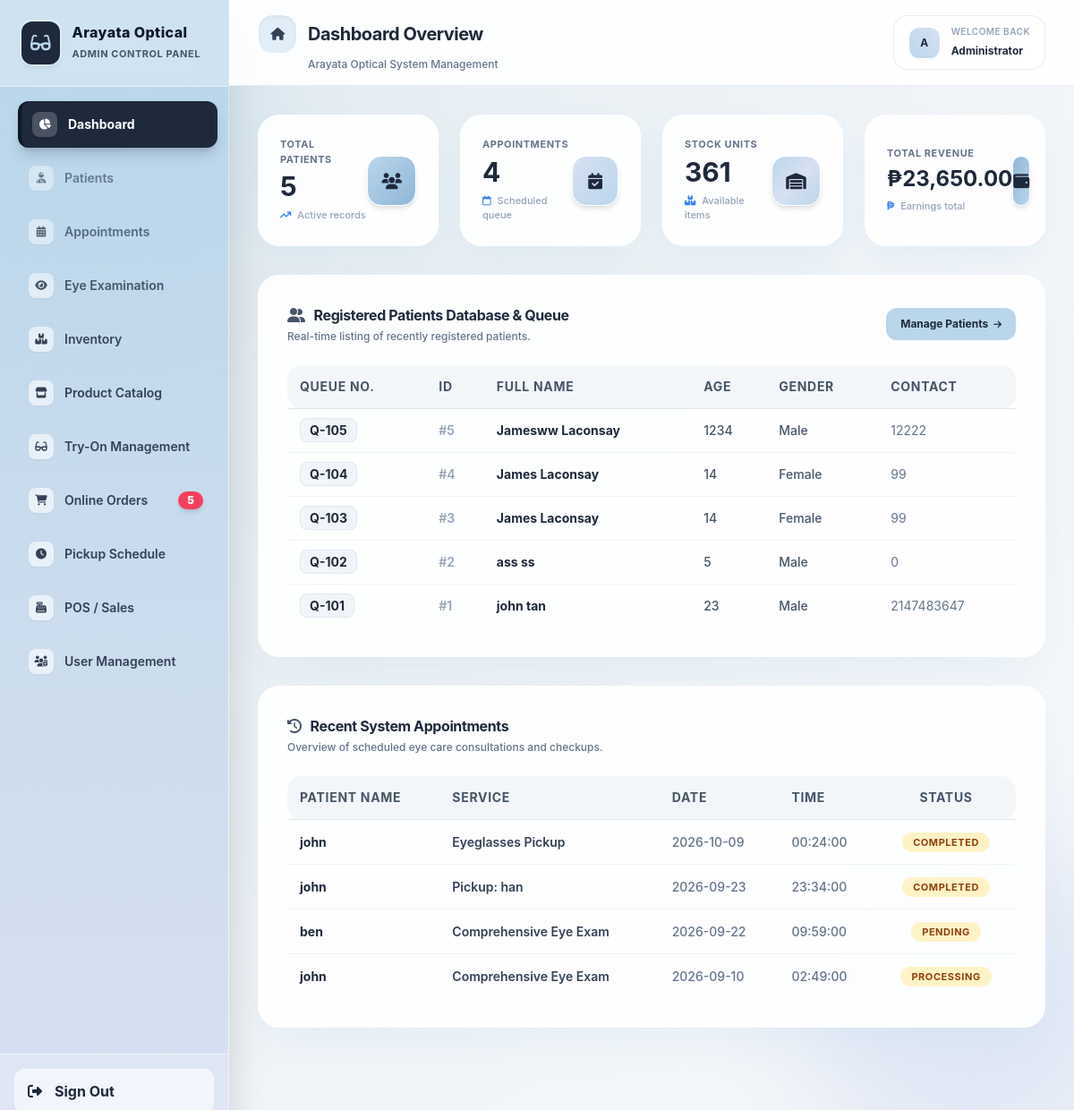
Screenshot of /arayata-system/index.php with the database file from the repository.
### tables this page shows
CREATE TABLE `patients` (
  `id` int(11) NOT NULL,
  `first_name` varchar(50) NOT NULL,
  `last_name` varchar(50) NOT NULL,
  `age` int(11) DEFAULT NULL,
  `gender` varchar(10) DEFAULT NULL,
  `contact_number` int(20) DEFAULT NULL,
  `email` varchar(100) DEFAULT NULL,
  `created_at` timestamp NOT NULL DEFAULT current_timestamp(),
  `queue_no` varchar(50) NOT NULL,
  `status` varchar(50) DEFAULT 'Processing'
);

CREATE TABLE `appointments` (
  `id` int(11) NOT NULL,
  `patient_name` varchar(100) DEFAULT NULL,
  `service_type` varchar(100) DEFAULT NULL,
  `appointment_date` date DEFAULT NULL,
  `appointment_time` time DEFAULT NULL,
  `status` enum('Pending','Completed','Processing') DEFAULT 'Pending'
);

### arayata-system/index.php (the view, shortened to what this page needs)
<?php
$admin_name = isset($_SESSION['name']) ? $_SESSION['name'] : 'Administrator';
function getCount($conn, $table) {
    $res = $conn->query("SHOW TABLES LIKE '$table'");
    if ($res && $res->num_rows > 0) {
        $q = $conn->query("SELECT COUNT(*) as count FROM $table");
        if ($q) {
            $row = $q->fetch_assoc();
            return $row['count'] ?? 0;
        }
    }
    return 0;
}
function getSum($conn, $table, $column) {
    $res = $conn->query("SHOW TABLES LIKE '$table'");
    if ($res && $res->num_rows > 0) {
        $q = $conn->query("SELECT SUM($column) as total FROM $table");
        if ($q) {
            $row = $q->fetch_assoc();
            return $row['total'] ?? 0;
        }
    }
    return 0;
}
$patient_count = getCount($conn, 'patients');
$appointment_count = getCount($conn, 'appointments');
$inventory_count = getSum($conn, 'inventory', 'stock');
$sales_revenue = getSum($conn, 'sales', 'total_amount');
?>
<!DOCTYPE html>
<html lang="en" class="h-full">
<head>
<script src="https://cdn.tailwindcss.com"></script>
<link rel="stylesheet" href="https://cdnjs.cloudflare.com/ajax/libs/font-awesome/6.4.0/css/all.min.css">
</head>
<body class="min-h-screen text-slate-700 antialiased flex overflow-hidden relative">
<?php
if (file_exists('sidebar.php')) {
    include 'sidebar.php';
}
?>
<div class="flex-1 flex flex-col overflow-hidden z-10">
    <header class="bg-white/90 backdrop-blur-xl border-b border-slate-200/80 h-24 flex items-center justify-between px-8 shadow-xs sticky top-0 z-30">
        <div>
            <h2 class="text-xl font-bold text-slate-800 flex items-center tracking-tight">
                <span class="w-11 h-11 rounded-2xl bg-[#BAD6EB]/40 text-slate-700 flex items-center justify-center mr-3 shadow-inner border border-white">
                    <i class="fa-solid fa-house text-sm"></i>
                </span>
                Dashboard Overview
            </h2>
            <p class="text-xs text-slate-500 font-medium ml-14 mt-1">Arayata Optical System Management</p>
        </div>
        <div class="flex items-center space-x-3 bg-white backdrop-blur-md px-4 py-2.5 rounded-2xl border border-slate-200/80 shadow-2xs">
            <div class="w-9 h-9 rounded-xl bg-gradient-to-tr from-[#BAD6EB] to-[#D8E0F2] text-slate-800 flex items-center justify-center font-bold text-xs shadow-sm border border-white">
                <?php echo strtoupper(substr($admin_name, 0, 1)); ?>
            </div>
            <div class="text-left">
                <span class="block text-[10px] text-slate-400 font-semibold uppercase tracking-wider">Welcome Back</span>
                <span class="text-xs font-bold text-slate-800"><?php echo htmlspecialchars($admin_name); ?></span>
            </div>
        </div>
    </header>
    <main class="flex-1 overflow-y-auto p-6 md:p-8 space-y-8 bg-transparent">
        <div class="grid grid-cols-1 sm:grid-cols-2 md:grid-cols-4 gap-6">
            <div class="bg-white/90 backdrop-blur-xl p-6 rounded-3xl shadow-[0_15px_35px_-10px_rgba(186,214,235,0.3)] border border-white flex items-center justify-between transition hover:-translate-y-1 duration-200">
                <div>
                    <p class="text-[11px] text-slate-500 font-bold uppercase tracking-wider">Total Patients</p>
                    <h3 class="text-3xl font-bold text-slate-800 mt-1"><?php echo $patient_count; ?></h3>
                    <span class="text-[11px] text-slate-400 font-medium mt-1.5 inline-block"><i class="fa-solid fa-arrow-trend-up text-blue-500 mr-1"></i> Active records</span>
                </div>
                <div class="w-14 h-14 bg-gradient-to-br from-[#BAD6EB] to-[#90b6d7] text-slate-800 rounded-2xl flex items-center justify-center shadow-md text-lg font-bold border border-white">
                    <i class="fa-solid fa-users"></i>
                </div>
            </div>
            <div class="bg-white/90 backdrop-blur-xl p-6 rounded-3xl shadow-[0_15px_35px_-10px_rgba(186,214,235,0.3)] border border-white flex items-center justify-between transition hover:-translate-y-1 duration-200">
                <div>
                    <p class="text-[11px] text-slate-500 font-bold uppercase tracking-wider">Appointments</p>
                    <h3 class="text-3xl font-bold text-slate-800 mt-1"><?php echo $appointment_count; ?></h3>
                    <span class="text-[11px] text-slate-400 font-medium mt-1.5 inline-block"><i class="fa-regular fa-calendar text-blue-500 mr-1"></i> Scheduled queue</span>
                </div>
                <div class="w-14 h-14 bg-gradient-to-br from-[#D8E0F2] to-[#BAD6EB] text-slate-800 rounded-2xl flex items-center justify-center shadow-md text-lg font-bold border border-white">
                    <i class="fa-solid fa-calendar-check"></i>
                </div>
            </div>
            <div class="bg-white/90 backdrop-blur-xl p-6 rounded-3xl shadow-[0_15px_35px_-10px_rgba(186,214,235,0.3)] border border-white flex items-center justify-between transition hover:-translate-y-1 duration-200">
                <div>
                    <p class="text-[11px] text-slate-500 font-bold uppercase tracking-wider">Stock Units</p>
                    <h3 class="text-3xl font-bold text-slate-800 mt-1"><?php echo $inventory_count; ?></h3>
                    <span class="text-[11px] text-slate-400 font-medium mt-1.5 inline-block"><i class="fa-solid fa-boxes-stacked text-blue-500 mr-1"></i> Available items</span>
                </div>
                <div class="w-14 h-14 bg-gradient-to-br from-[#BAD6EB] via-[#D8E0F2] to-[#BAD6EB] text-slate-800 rounded-2xl flex items-center justify-center shadow-md text-lg font-bold border border-white">
                    <i class="fa-solid fa-warehouse"></i>
                </div>
            </div>
            <div class="bg-white/90 backdrop-blur-xl p-6 rounded-3xl shadow-[0_15px_35px_-10px_rgba(186,214,235,0.3)] border border-white flex items-center justify-between transition hover:-translate-y-1 duration-200">
                <div>
                    <p class="text-[11px] text-slate-500 font-bold uppercase tracking-wider">Total Revenue</p>
                    <h3 class="text-2xl font-bold text-slate-800 mt-1">₱<?php echo number_format($sales_revenue, 2); ?></h3>
                    <span class="text-[11px] text-slate-400 font-medium mt-1.5 inline-block"><i class="fa-solid fa-peso-sign text-blue-500 mr-1"></i> Earnings total</span>
                </div>
                <div class="w-14 h-14 bg-gradient-to-br from-[#90b6d7] to-[#BAD6EB] text-slate-800 rounded-2xl flex items-center justify-center shadow-md text-lg font-bold border border-white">
                    <i class="fa-solid fa-wallet"></i>
                </div>
            </div>
        </div>
        <div class="bg-white/90 backdrop-blur-xl rounded-3xl shadow-[0_20px_50px_-15px_rgba(186,214,235,0.3)] border border-white p-6 md:p-8">
            <div class="flex justify-between items-center mb-6">
                <div>
                    <h3 class="font-bold text-slate-800 text-base flex items-center tracking-tight">
                        <i class="fa-solid fa-user-group text-slate-600 mr-2.5"></i> Registered Patients Database & Queue
                    </h3>
                    <p class="text-xs text-slate-500 mt-1 font-medium">Real-time listing of recently registered patients.</p>
                </div>
                <a href="patients.php" class="text-xs bg-[#BAD6EB] hover:bg-[#a3c7e3] active:bg-[#8ebbdc] text-slate-800 px-4 py-2.5 rounded-xl font-bold transition shadow-2xs flex items-center cursor-pointer">
                    <span>Manage Patients</span> <i class="fa-solid fa-arrow-right ml-1.5 text-[10px]"></i>
                </a>
            </div>
            <div class="overflow-x-auto">
                <table class="w-full text-left border-collapse text-xs md:text-sm">
                    <thead>
                        <tr class="bg-slate-100/80 text-slate-600 uppercase tracking-wider font-bold border-b border-slate-200">
                            <th class="p-3.5 rounded-l-2xl">Queue No.</th>
                            <th class="p-3.5">ID</th>
                            <th class="p-3.5">Full Name</th>
                            <th class="p-3.5">Age</th>
                            <th class="p-3.5">Gender</th>
                            <th class="p-3.5 rounded-r-2xl">Contact</th>
                        </tr>
                    </thead>
                    <tbody class="divide-y divide-slate-100 text-slate-700 font-medium">
                    <?php
                    $res = $conn->query("SHOW TABLES LIKE 'patients'");
                    if ($res && $res->num_rows > 0) {
                        $pat_res = $conn->query("SELECT * FROM patients ORDER BY id DESC LIMIT 10");
                        if ($pat_res && $pat_res->num_rows > 0) {
                            while ($row = $pat_res->fetch_assoc()) {
                                $q_badge = !empty($row['queue_no']) ? $row['queue_no'] : "Q-". (100 + $row['id']);
                                echo "<tr class='hover:bg-slate-50/80 transition'>
                                <td class='p-3.5 font-bold text-slate-800'><span class='bg-slate-100 px-2.5 py-1 rounded-lg border border-slate-200 shadow-2xs'> $q_badge </span></td>
                                <td class='p-3.5 text-slate-400 font-semibold'>#{$row['id']}</td>
                                <td class='p-3.5 font-bold text-slate-800'>{$row['first_name']} {$row['last_name']}</td>
                                <td class='p-3.5 text-slate-600'>{$row['age']}</td>
                                <td class='p-3.5 text-slate-600'> {$row['gender']}</td>
                                <td class='p-3.5 text-slate-500 font-normal'> {$row['contact_number']}</td>
                                </tr>";
                            }
                        } else {
                            echo "<tr><td colspan='6' class='p-6 text-center text-slate-400 font-medium'>No patient records found in the database.</td></tr>";
                        }
                    } else {
                        echo "<tr><td colspan='6' class='p-6 text-center text-rose-500 font-semibold'>Patients table missing.</td></tr>";
                    }
                    ?>
                    </tbody>
                </table>
            </div>
        </div>
        <div class="bg-white/90 backdrop-blur-xl rounded-3xl shadow-[0_20px_50px_-15px_rgba(186,214,235,0.3)] border border-white p-6 md:p-8">
            <div class="mb-6">
                <h3 class="font-bold text-slate-800 text-base flex items-center tracking-tight">
                    <i class="fa-solid fa-clock-rotate-left text-slate-600 mr-2.5"></i> Recent System Appointments
                </h3>
                <p class="text-xs text-slate-500 mt-1 font-medium">Overview of scheduled eye care consultations and checkups.</p>
            </div>
            <div class="overflow-x-auto">
                <table class="w-full text-left border-collapse text-xs md:text-sm">
                    <thead>
                        <tr class="bg-slate-100/80 text-slate-600 uppercase tracking-wider font-bold border-b border-slate-200">
                            <th class="p-3.5 rounded-l-2xl">Patient Name</th>
                            <th class="p-3.5">Service</th>
                            <th class="p-3.5">Date</th>
                            <th class="p-3.5">Time</th>
                            <th class="p-3.5 rounded-r-2xl text-center">Status</th>
                        </tr>
                    </thead>
                    <tbody class="divide-y divide-slate-100 text-slate-700 font-medium">
                    <?php
                    $res = $conn->query("SHOW TABLES LIKE 'appointments'");
                    if ($res && $res->num_rows > 0) {
                        $appt_res = $conn->query("SELECT * FROM appointments ORDER BY appointment_date DESC LIMIT 5");
                        if ($appt_res && $appt_res->num_rows > 0) {
                            while ($row = $appt_res->fetch_assoc()) {
                                echo "<tr class='hover:bg-slate-50/80 transition'>
                                <td class='p-3.5 font-bold text-slate-800'>{$row['patient_name']}</td>
                                <td class='p-3.5 font-semibold text-slate-700'>{$row['service_type']}</td>
                                <td class='p-3.5 text-slate-500'>{$row['appointment_date']}</td>
                                <td class='p-3.5 text-slate-500'>{$row['appointment_time']}</td>
                                <td class='p-3.5 text-center'><span class='bg-amber-100 text-amber-800 px-3 py-1 rounded-full text-[11px] font-bold uppercase tracking-wider'>{$row['status']}</span></td>
                                </tr>";
                            }
                        } else {
                            echo "<tr><td colspan='5' class='p-6 text-center text-slate-400 font-medium'>No appointment records found.</td></tr>";
                        }
                    } else {
                        echo "<tr><td colspan='5' class='p-6 text-center text-rose-500 font-semibold'>Appointments table missing.</td></tr>";
                    }
                    ?>
                    </tbody>
                </table>
            </div>
        </div>
    </main>
</div>
</body>
</html>

### arayata-system/index.php (style rules this page uses)
:root { --venus: #BAD6EB; --meteor: #D8E0F2; }
body { background: radial-gradient(circle at 10% 20%, #e2ebf0 0%, #f6f8fb 90%); background-attachment: fixed; font-family: 'Inter', system-ui, -apple-system, sans-serif; }

### rows the page displays
patients: queue_no "Q-105", id "5", first_name "Jamesww", last_name "Laconsay", age "1234", gender "Male", contact_number "12222"
patients: queue_no "Q-104", id "4", first_name "James", last_name "Laconsay", age "14", gender "Female", contact_number "99"
patients: queue_no "Q-103", id "3", first_name "James", last_name "Laconsay", age "14", gender "Female", contact_number "99"
patients: q_badge "Q-102", id "2", first_name "ass", last_name "ss", age "5", gender "Male", contact_number "0"
patients: q_badge "Q-101", id "1", first_name "john", last_name "tan", age "23", gender "Male", contact_number "2147483647"
appointments: patient_name "john", service_type "Eyeglasses Pickup", appointment_date "2026-10-09", appointment_time "00:24:00", status "COMPLETED"
appointments: patient_name "john", service_type "Pickup: han", appointment_date "2026-09-23", appointment_time "23:34:00", status "COMPLETED"
appointments: patient_name "ben", service_type "Comprehensive Eye Exam", appointment_date "2026-09-22", appointment_time "09:59:00", status "PENDING"
appointments: patient_name "john", service_type "Comprehensive Eye Exam", appointment_date "2026-09-10", appointment_time "02:49:00", status "PROCESSING"

### other values shown
$item['label'] "Dashboard"
$item['label'] "Patients"
$item['label'] "Appointments"
$item['label'] "Eye Examination"
$item['label'] "Inventory"
$item['label'] "Product Catalog"
$item['label'] "Try-On Management"
$item['label'] "Online Orders"
$item['badge'] "5"
$item['label'] "Pickup Schedule"
$item['label'] "POS / Sales"
$item['label'] "User Management"
substr($admin_name, 0, 1) "A"
$admin_name "Administrator"
$patient_count "5"
